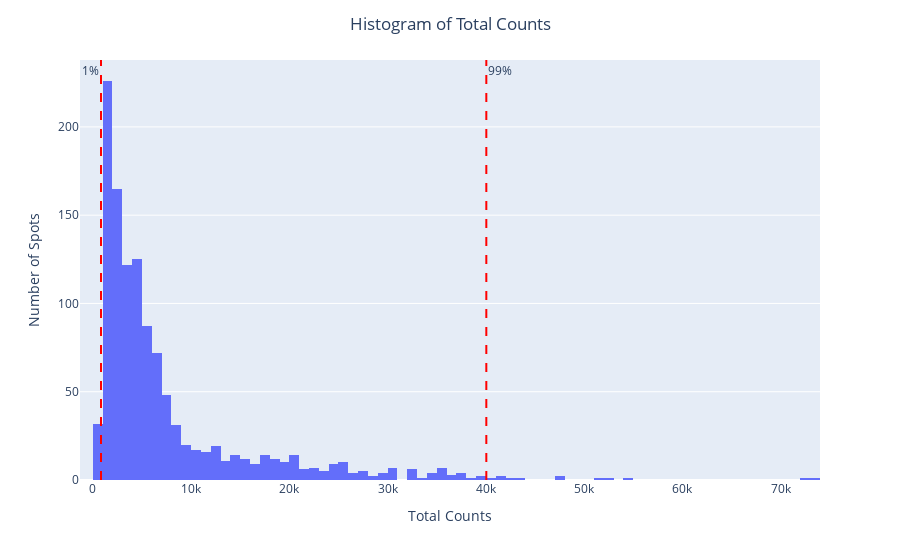

Notebook code for this chart:
### Code cell
lower_count = np.percentile(adata.obs['total_counts'], 1)
upper_count = np.percentile(adata.obs['total_counts'], 99)

# Histogram of total counts
fig1 = px.histogram(
    adata.obs,
    x='total_counts',
    nbins=100
)
fig1.update_layout(
    title={'text': 'Histogram of Total Counts', 'x': 0.5, 'xanchor': 'center'},
    xaxis_title='Total Counts',
    yaxis_title='Number of Spots'
)
# Add vertical percentile lines
fig1.add_vline(x=lower_count, line=dict(color='red', dash='dash'), annotation_text='1%', annotation_position='top left')
fig1.add_vline(x=upper_count, line=dict(color='red', dash='dash'), annotation_text='99%', annotation_position='top right')
fig1.show()

### Figure 1 — Plotly figure (JSON) as saved in the notebook; plotly's stock layout.template omitted (floating-point values rounded to 4 significant figures; data arrays with more than 128 entries replaced by an {"elided": "..."} marker saying what was removed)
{"data": [{"bingroup": "x", "hovertemplate": "total_counts=%{x}<br>count=%{y}<extra></extra>", "legendgroup": "", "marker": {"color": "#636efa", "pattern": {"shape": ""}}, "name": "", "nbinsx": 100, "orientation": "v", "showlegend": false, "type": "histogram", "x": {"elided": "1175 float values"}, "xaxis": "x", "yaxis": "y"}], "layout": {"annotations": [{"showarrow": false, "text": "1%", "x": 831.4, "xanchor": "right", "xref": "x", "y": 1, "yanchor": "top", "yref": "y domain"}, {"showarrow": false, "text": "99%", "x": 40040.0, "xanchor": "left", "xref": "x", "y": 1, "yanchor": "top", "yref": "y domain"}], "barmode": "relative", "legend": {"tracegroupgap": 0}, "margin": {"t": 60}, "shapes": [{"line": {"color": "red", "dash": "dash"}, "type": "line", "x0": 831.4, "x1": 831.4, "xref": "x", "y0": 0, "y1": 1, "yref": "y domain"}, {"line": {"color": "red", "dash": "dash"}, "type": "line", "x0": 40040.0, "x1": 40040.0, "xref": "x", "y0": 0, "y1": 1, "yref": "y domain"}], "title": {"text": "Histogram of Total Counts", "x": 0.5, "xanchor": "center"}, "xaxis": {"anchor": "y", "domain": [0, 1], "title": {"text": "Total Counts"}}, "yaxis": {"anchor": "x", "domain": [0, 1], "title": {"text": "Number of Spots"}}}}
